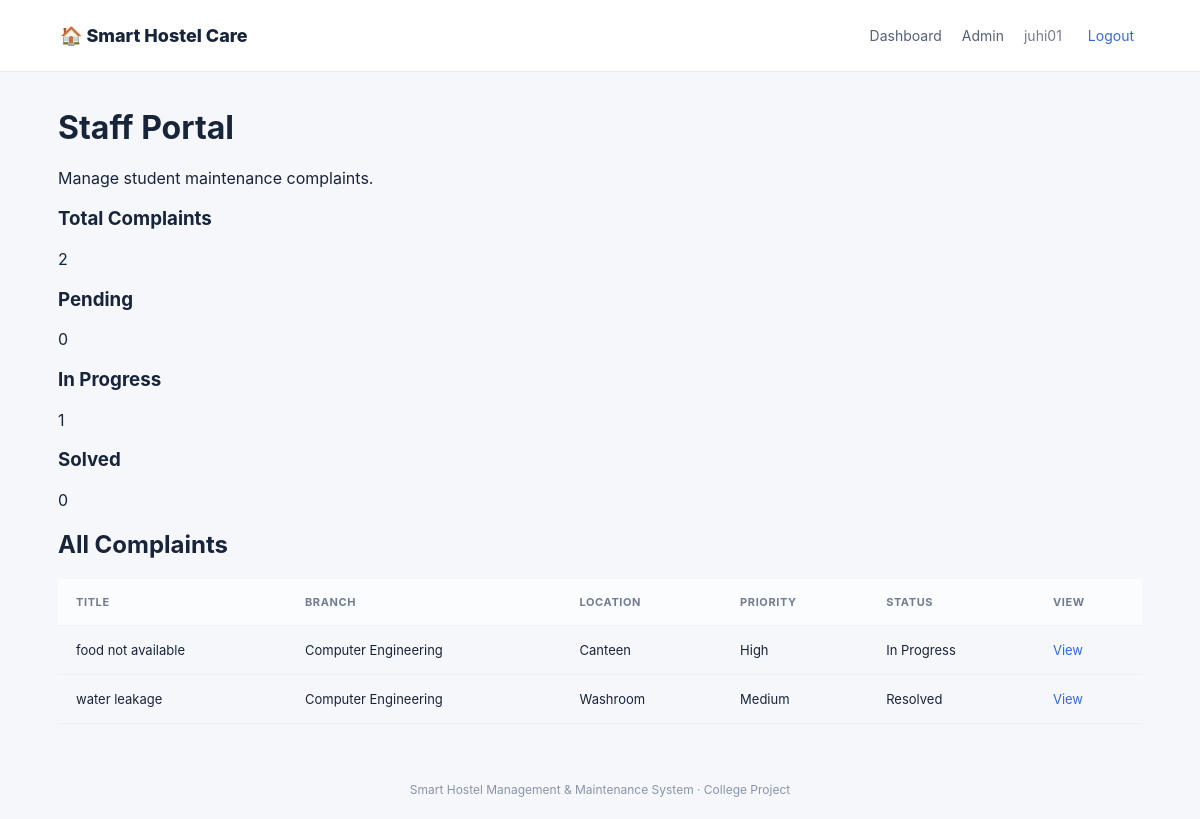
The page /staff/ (signed in) on the database its author committed.
### maintenance/models.py (models this page shows, shortened)
class Complaint(models.Model):
    STATUS_CHOICES = [
        ("Pending", "Pending"),
        ("In Progress", "In Progress"),
        ("Resolved", "Resolved"),
    ]
    LOCATION_CHOICES = [
        ("Hostel Room", "Hostel Room"),
        ("Canteen", "Canteen"),
        ("College Ground", "College Ground"),
        ("College Campus / Corridor", "College Campus / Corridor"),
        ("Classroom", "Classroom"),
        ("Washroom", "Washroom"),
        ("Library", "Library"),
        ("Hostel Common Area", "Hostel Common Area"),
        ("Other", "Other"),
    ]
    CATEGORY_CHOICES = [
        ("Electrical", "Electrical"),
        ("Plumbing / Water", "Plumbing / Water"),
        ("Cleaning", "Cleaning"),
        ("Furniture", "Furniture"),
        ("Internet / Wi-Fi", "Internet / Wi-Fi"),
        ("Canteen", "Canteen"),
        ("Other", "Other"),
    ]
    PRIORITY_CHOICES = [("Low", "Low"), ("Medium", "Medium"), ("High", "High"), ("Urgent", "Urgent")]
    student = models.ForeignKey(User, on_delete=models.CASCADE, related_name="hostel_complaints")
    branch = models.ForeignKey(Branch, on_delete=models.PROTECT)
    location = models.CharField(max_length=50, choices=LOCATION_CHOICES)
    room_number = models.CharField(max_length=20, blank=True)
    category = models.CharField(max_length=50, choices=CATEGORY_CHOICES)
    priority = models.CharField(max_length=10, choices=PRIORITY_CHOICES, default="Medium")
    title = models.CharField(max_length=120)
    description = models.TextField()
    photo = models.ImageField(upload_to="complaints/", blank=True, null=True)
    status = models.CharField(max_length=20, choices=STATUS_CHOICES, default="Pending")
    assigned_staff = models.ForeignKey(User, on_delete=models.SET_NULL, null=True, blank=True, related_name="assigned_complaints")
    staff_remarks = models.TextField(blank=True)
    created_at = models.DateTimeField(auto_now_add=True)
    updated_at = models.DateTimeField(auto_now=True)

class Branch(models.Model):
    name = models.CharField(max_length=100, unique=True)
    def __str__(self):
        return self.name

### maintenance/views.py (the view)
# urls.py: path("staff/", views.staff_portal, name="staff_portal"),
@login_required
def staff_portal(request):
    if not (request.user.is_staff or request.user.is_superuser):
        messages.error(
            request,
            "Staff access only. Ask admin to enable staff access."
        )
        return redirect("dashboard")
    complaints = Complaint.objects.all().order_by("-created_at")
    pending_count = complaints.filter(status="Pending").count()
    in_progress_count = complaints.filter(status="In Progress").count()
    solved_count = complaints.filter(status="Solved").count()
    total_count = complaints.count()
    context = {
        "complaints": complaints,
        "pending_count": pending_count,
        "in_progress_count": in_progress_count,
        "solved_count": solved_count,
        "total_count": total_count,
    }
    return render(request, "staff_portal.html", context)

### templates/staff_portal.html
{% extends "base.html" %}
{% block content %}
<div class="container">
    <h1>Staff Portal</h1>
    <p>Manage student maintenance complaints.</p>
    <div class="dashboard-cards">
        <div class="card">
            <h3>Total Complaints</h3>
            <p>{{ total_count }}</p>
        </div>
        <div class="card">
            <h3>Pending</h3>
            <p>{{ pending_count }}</p>
        </div>
        <div class="card">
            <h3>In Progress</h3>
            <p>{{ in_progress_count }}</p>
        </div>
        <div class="card">
            <h3>Solved</h3>
            <p>{{ solved_count }}</p>
        </div>
    </div>
    <h2>All Complaints</h2>
    {% if complaints %}
        <table>
            <thead>
                <tr>
                    <th>Title</th>
                    <th>Branch</th>
                    <th>Location</th>
                    <th>Priority</th>
                    <th>Status</th>
                    <th>View</th>
                </tr>
            </thead>
            <tbody>
                {% for complaint in complaints %}
                    <tr>
                        <td>{{ complaint.title }}</td>
                        <td>{{ complaint.branch }}</td>
                        <td>{{ complaint.location }}</td>
                        <td>{{ complaint.priority }}</td>
                        <td>{{ complaint.status }}</td>
                        <td>
                            <a href="{% url 'complaint_detail' complaint.pk %}">
                                View
                            </a>
                        </td>
                    </tr>
                {% endfor %}
            </tbody>
        </table>
    {% else %}
        <p>No complaints found.</p>
    {% endif %}
</div>
{% endblock %}

### templates/base.html (shortened to what this page needs)
{% load static %}
<!doctype html>
<html lang="en">
<head>
  <link rel="stylesheet" href="{% static 'css/style.css' %}">
</head>
<body>
<header class="topbar">
  <a class="brand" href="{% url 'home' %}">🏠 Smart Hostel Care</a>
  <nav>
    {% if user.is_authenticated %}
      <a href="{% url 'dashboard' %}">Dashboard</a>
      {% if user.is_staff or user.is_superuser %}<a href="/admin/">Admin</a>{% endif %}
      <span class="user-label">{{ user.username }}</span>
      <form class="logout-form" method="post" action="{% url 'logout' %}">{% csrf_token %}<button class="link-button">Logout</button></form>
    {% else %}
      <a href="{% url 'login' %}">Login</a><a href="{% url 'register' %}">Student Register</a>
    {% endif %}
  </nav>
</header>
<main class="container">
  {% block content %}{% endblock %}
</main>
<footer>Smart Hostel Management &amp; Maintenance System · College Project</footer>
</body></html>

### static/css/style.css (style rules this page uses)
:root { --ink:#17243a;--muted:#6f7c91;--blue:#3268e8;--line:#e6ebf3;--bg:#f5f7fb;--green:#18835b;--orange:#b96a12;--purple:#7654c8 }
* { box-sizing:border-box }
body { margin:0;background:var(--bg);font-family:Inter,Segoe UI,Arial,sans-serif;color:var(--ink) }
a { color:var(--blue);text-decoration:none }
.topbar { height:72px;background:#fff;border-bottom:1px solid var(--line);display:flex;align-items:center;justify-content:space-between;padding:0 max(5%,calc((100% - 1180px)/2));gap:20px }
.brand { font-size:18px;font-weight:800;color:var(--ink);white-space:nowrap }
.topbar nav { display:flex;align-items:center;gap:20px;font-size:14px }
.topbar nav a { color:#526078 }
.user-label { color:var(--muted) }
.logout-form { margin:0 }
.link-button { border:0;background:none;color:var(--blue);font:inherit;cursor:pointer }
.container { max-width:1180px;margin:36px auto;padding:0 24px;min-height:75vh }
table { width:100%;border-collapse:collapse;text-align:left;font-size:13px }
th { font-size:11px;text-transform:uppercase;letter-spacing:.6px;color:var(--muted);background:#fbfcfe }
td,th { padding:16px 18px;border-bottom:1px solid #edf0f5;white-space:nowrap }
footer { text-align:center;color:#8a94a7;font-size:12px;padding:22px }

### rows shown on the page
Complaint: title "food not available", branch "Computer Engineering", location "Canteen", priority "High", status "In Progress"
Complaint: title "water leakage", branch "Computer Engineering", location "Washroom", priority "Medium", status "Resolved"

### other values the page prints
{{ user.username }} "juhi01"
{{ total_count }} "2"
{{ pending_count }} "0"
{{ in_progress_count }} "1"
{{ solved_count }} "0"
